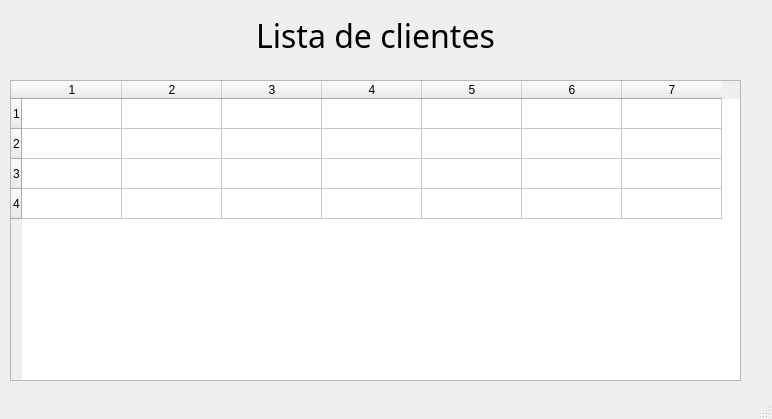
<?xml version="1.0" encoding="UTF-8"?>
<ui version="4.0">
 <class>GUI_Modal_List_Clients</class>
 <widget class="QMainWindow" name="GUI_Modal_List_Clients">
  <property name="windowModality">
   <enum>Qt::WindowModal</enum>
  </property>
  <property name="geometry">
   <rect>
    <x>0</x>
    <y>0</y>
    <width>772</width>
    <height>419</height>
   </rect>
  </property>
  <property name="sizePolicy">
   <sizepolicy hsizetype="Fixed" vsizetype="Fixed">
    <horstretch>0</horstretch>
    <verstretch>0</verstretch>
   </sizepolicy>
  </property>
  <property name="focusPolicy">
   <enum>Qt::NoFocus</enum>
  </property>
  <property name="windowTitle">
   <string>Lista de clientes</string>
  </property>
  <widget class="QWidget" name="centralwidget">
   <widget class="QLabel" name="label_title">
    <property name="geometry">
     <rect>
      <x>10</x>
      <y>10</y>
      <width>731</width>
      <height>51</height>
     </rect>
    </property>
    <property name="font">
     <font>
      <family>Lucida Handwriting</family>
      <pointsize>24</pointsize>
     </font>
    </property>
    <property name="contextMenuPolicy">
     <enum>Qt::NoContextMenu</enum>
    </property>
    <property name="layoutDirection">
     <enum>Qt::LeftToRight</enum>
    </property>
    <property name="text">
     <string>Lista de clientes</string>
    </property>
    <property name="alignment">
     <set>Qt::AlignCenter</set>
    </property>
   </widget>
   <widget class="QTableWidget" name="tableWidget">
    <property name="geometry">
     <rect>
      <x>10</x>
      <y>80</y>
      <width>731</width>
      <height>301</height>
     </rect>
    </property>
    <property name="rowCount">
     <number>4</number>
    </property>
    <property name="columnCount">
     <number>7</number>
    </property>
    <row/>
    <row/>
    <row/>
    <row/>
    <column/>
    <column/>
    <column/>
    <column/>
    <column/>
    <column/>
    <column/>
   </widget>
  </widget>
  <widget class="QStatusBar" name="statusbar"/>
 </widget>
 <resources/>
 <connections/>
</ui>
